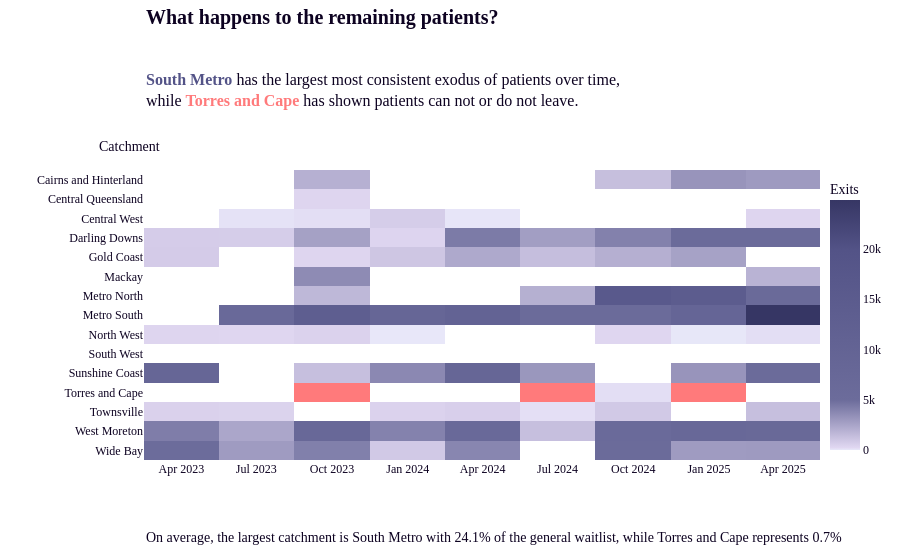

Here is the notebook cell this chart was saved with:
### Markdown cell above
### Quarters have treatment rates expected to go beyond desired timeframes, what happens to the remaining patients?

_Who are the remaining patients?_ 

A 'Silhouette of Participation' emerges from the patient base as a result of these treatment rates. To frame this silhouette we exclude two patient groups: The expected throughput of patients after 24 months at treatment rate, and the patients who are experiencing undesirable wait times (25 to 60+ months). At a catchment level, these remaining figures inform the depth of pressure experienced across waitlists.  

By using a scale of participation, we can see which catchments have patient demand quietly exiting while in-turn pulling the treatment rate lower and which catchments have more patients remaining in excess wait times. The silhouette (shades of violet) represents the gap of unaccounted patients. On the other end of the scale (coral), catchments are experiencing higher retention in backlog. The negative space (white) represents quarters where a catchment has the desired treatment rate of 24 months.

Reasoning & Limitations:   
_Absolute figures are not normalised by catchment size._ Numbers are right for the silhouette because it is a concrete point of magnitude - a percentage would get lost without reference. Overlaying percentage of catchment size would also be confusing to decode.  
_The shape of patients with undesirable wait times are not showcased_ using this metric and their extent is examined separately. Specific time bands of wait will be observed next in "Backlog Pressure".

### Code cell
# heatmap
df = df_exit_interpretation[df_exit_interpretation['quarter'] >= '2023-04-01'].copy()
metrosouth_pct = df_avg_catchment_pct.loc[df_avg_catchment_pct['catchment'] == 'Metro South', 'pct_of_qld_waitlist'].values[0]
torrescape_pct = df_avg_catchment_pct.loc[df_avg_catchment_pct['catchment']=='Torres and Cape', 'pct_of_qld_waitlist'].values[0]

# base layer - exits only, everything else NaN
df['exits_z'] = df.apply(
    lambda row: row['exit_results'] if row['exit_results'] >= 1 else None,
    axis=1
)
# overlay layer - retention only, everything else NaN
df['retention_z'] = df.apply(
    lambda row: -1 if row['exit_interpretation'] == 'retention — patients trapped' else None,
    axis=1
)
# 'within target' the catchment is on track to complete waitlist before 24 months. 
# The figure is not applicable, they are on time!
df['hover_value'] = df.apply(
    lambda row: row['exit_results'] if row['exit_interpretation'] != 'within target'
    else '0',
    axis=1
)

df_pivot_exits = df.pivot(index='catchment', columns='quarter', values='exits_z').sort_index(ascending=False)
df_pivot_retention = df.pivot(index='catchment', columns='quarter', values='retention_z').sort_index(ascending=False)
df_pivot_hover = df.pivot(index='catchment', columns='quarter', values='exit_results').sort_index(ascending=False)
df_pivot_target = df.pivot(index='catchment', columns='quarter', values='hover_value').sort_index(ascending=False)

fig3 = go.Figure()

# base - exits violet gradient + grey for None
fig3.add_trace(go.Heatmap(
    z=df_pivot_exits.values,
    x=df_pivot_exits.columns.astype(str),
    y=df_pivot_exits.index,
    zmin=1,
    zmax=df['exit_results'].max(),
    colorscale=[
        [0.0, "#E8E8F9"],   # grey - low/neutral
        [0.01, "#E0D7F1"],  # lightest violet
        [0.2, "#6C6C9B"],   # dark violet
        [0.8, "#535387"],   # 
        [1.0, "#363664"],   # dusty grape
    ],
    customdata=df_pivot_hover.values,
    hovertemplate=(
        '<b>%{y}</b><br>'
        'Quarter: %{x}<br>'
        'Exit Results: %{customdata}<br>'
        '<extra></extra>'
    ),
    colorbar=dict(title='Exits', x=1.0),
))

# overlay - retention coral
fig3.add_trace(go.Heatmap(
    z=df_pivot_retention.values,
    x=df_pivot_retention.columns.astype(str),
    y=df_pivot_retention.index,
    zmin=-1,
    zmax=0,
    colorscale=[
        [0.0, '#FF7A7B'],
        [1.0, '#FF7A7B'],
    ],
    showscale=False,
    hovertemplate=(
        '<b>%{y}</b><br>'
        'Quarter: %{x}<br>'
        'Retention<br>'
        '<extra></extra>'
    ),
))

fig3.update_traces(
    customdata=df_pivot_target.values,
    hovertemplate=(
        '<b>%{y}</b><br>'
        'Quarter: %{x}<br>'
        'Exit Results: %{customdata}<br>'
        '<extra></extra>'
    )
)

fig3.update_layout(
    font=dict(color='rgba(13,2,33,1)', family='DM Sans'),
    paper_bgcolor="rgba(255,255,255,1)",  # outer canvas
    plot_bgcolor="rgba(255,255,255,1)",   # inner plot area 
    margin=dict(b=100, r=50, t=170, l=50),
    yaxis_title="",
    title="",
    annotations=[
        dict( #Main title
                x=0,
                y=1.48,
                            xref="paper",
                            yref="paper",
                            text="<b>What happens to the remaining patients?</b>",
                            showarrow=False,
                            font=dict(size=20, color="rgba(13, 2, 33, 1)",),
                            align="left",
                            xanchor="left",
                            yanchor="bottom"
                        ),
    
        dict( #title commentary and description
                            x=0,
                            y=1.20,
                            xref="paper",
                            yref="paper",
                            text="<span style='color:#535387'><b>South Metro</b></span> has the largest most consistent exodus of patients over time, <br>while <span style='color:#FF7A7B'><b>Torres and Cape</b></span> has shown patients can not or do not leave.",
                            showarrow=False,
                            font=dict(size=16, color="rgba(13, 2, 33, 1)",),
                            align="left",
                            xanchor="left",
                            yanchor="bottom"
                        ),
        dict( #commentary and description
                            x=0,
                            y=-0.30,
                            xref="paper",
                            yref="paper",
                            text="On average, the largest catchment is South Metro with "f"{metrosouth_pct:,.1f}% of the general waitlist,"" while Torres and Cape represents "f"{torrescape_pct:,.1f}%""",
                            showarrow=False,
                            font=dict(size=14, color="rgba(13, 2, 33, 1)",),
                            align="left",
                            xanchor="left",
                            yanchor="bottom"
                        ),
        dict( #y-axis title
                            x=-0.07,
                            y=1.05,
                            xref="paper",
                            yref="paper",
                            text="Catchment",
                            showarrow=False,
                            font=dict(size=14, color="rgba(13, 2, 33, 1)",),
                            align="left",
                            xanchor="left",
                            yanchor="bottom"
                        ),
    ]
)
fig3.update_xaxes(gridcolor="rgba(0,0,0,0)", zerolinecolor="rgba(0,0,0,0)")
fig3.update_yaxes(gridcolor="rgba(0,0,0,0)", zerolinecolor="rgba(0,0,0,0)")

### Figure 1 — Plotly figure (JSON) as saved in the notebook; plotly's stock layout.template omitted (floating-point values rounded to 4 significant figures; data arrays with more than 128 entries replaced by an {"elided": "..."} marker saying what was removed)
{"data": [{"colorbar": {"title": {"text": "Exits"}, "x": 1}, "colorscale": [[0, "#E8E8F9"], [0.01, "#E0D7F1"], [0.2, "#6C6C9B"], [0.8, "#535387"], [1, "#363664"]], "customdata": {"elided": "15x9 mixed values"}, "hovertemplate": "<b>%{y}</b><br>Quarter: %{x}<br>Exit Results: %{customdata}<br><extra></extra>", "type": "heatmap", "x": ["2023-04-01", "2023-07-01", "2023-10-01", "2024-01-01", "2024-04-01", "2024-07-01", "2024-10-01", "2025-01-01", "2025-04-01"], "y": ["Wide Bay", "West Moreton", "Townsville", "Torres and Cape", "Sunshine Coast", "South West", "North West", "Metro South", "Metro North", "Mackay", "Gold Coast", "Darling Downs", "Central West", "Central Queensland", "Cairns and Hinterland"], "z": {"elided": "15x9 int values"}, "zmax": 24870, "zmin": 1}, {"colorscale": [[0, "#FF7A7B"], [1, "#FF7A7B"]], "customdata": {"elided": "15x9 mixed values"}, "hovertemplate": "<b>%{y}</b><br>Quarter: %{x}<br>Exit Results: %{customdata}<br><extra></extra>", "showscale": false, "type": "heatmap", "x": ["2023-04-01", "2023-07-01", "2023-10-01", "2024-01-01", "2024-04-01", "2024-07-01", "2024-10-01", "2025-01-01", "2025-04-01"], "y": ["Wide Bay", "West Moreton", "Townsville", "Torres and Cape", "Sunshine Coast", "South West", "North West", "Metro South", "Metro North", "Mackay", "Gold Coast", "Darling Downs", "Central West", "Central Queensland", "Cairns and Hinterland"], "z": {"elided": "15x9 int values"}, "zmax": 0, "zmin": -1}], "layout": {"annotations": [{"align": "left", "font": {"color": "rgba(13, 2, 33, 1)", "size": 20}, "showarrow": false, "text": "<b>What happens to the remaining patients?</b>", "x": 0, "xanchor": "left", "xref": "paper", "y": 1.48, "yanchor": "bottom", "yref": "paper"}, {"align": "left", "font": {"color": "rgba(13, 2, 33, 1)", "size": 16}, "showarrow": false, "text": "<span style='color:#535387'><b>South Metro</b></span> has the largest most consistent exodus of patients over time, <br>while <span style='color:#FF7A7B'><b>Torres and Cape</b></span> has shown patients can not or do not leave.", "x": 0, "xanchor": "left", "xref": "paper", "y": 1.2, "yanchor": "bottom", "yref": "paper"}, {"align": "left", "font": {"color": "rgba(13, 2, 33, 1)", "size": 14}, "showarrow": false, "text": "On average, the largest catchment is South Metro with 24.1% of the general waitlist, while Torres and Cape represents 0.7%", "x": 0, "xanchor": "left", "xref": "paper", "y": -0.3, "yanchor": "bottom", "yref": "paper"}, {"align": "left", "font": {"color": "rgba(13, 2, 33, 1)", "size": 14}, "showarrow": false, "text": "Catchment", "x": -0.07, "xanchor": "left", "xref": "paper", "y": 1.05, "yanchor": "bottom", "yref": "paper"}], "font": {"color": "rgba(13,2,33,1)", "family": "DM Sans"}, "margin": {"b": 100, "l": 50, "r": 50, "t": 170}, "paper_bgcolor": "rgba(255,255,255,1)", "plot_bgcolor": "rgba(255,255,255,1)", "title": {"text": ""}, "xaxis": {"gridcolor": "rgba(0,0,0,0)", "zerolinecolor": "rgba(0,0,0,0)"}, "yaxis": {"gridcolor": "rgba(0,0,0,0)", "title": {"text": ""}, "zerolinecolor": "rgba(0,0,0,0)"}}}
